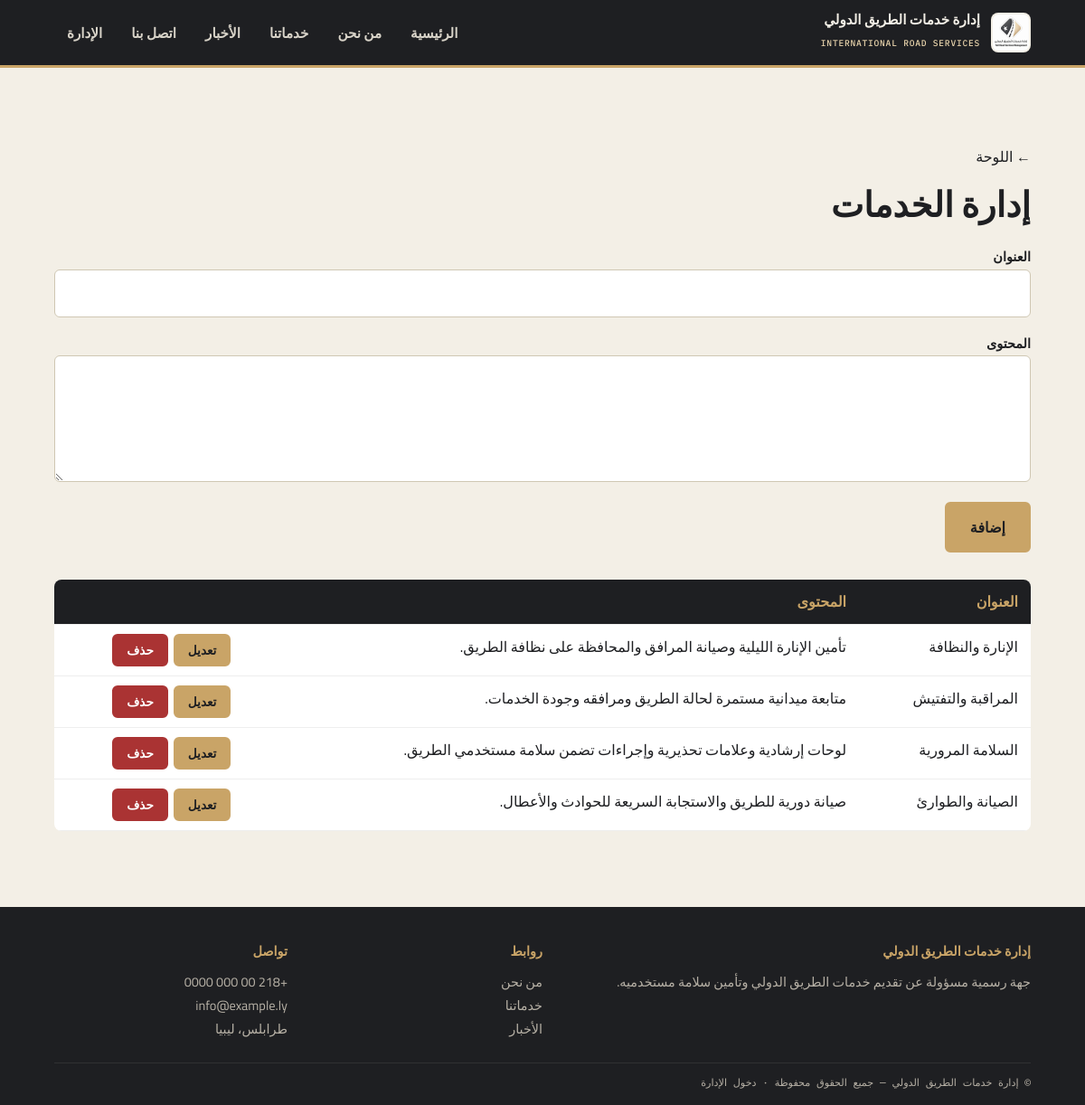
/admin/services (signed in), run on the app's committed database.
### tables this page shows
CREATE TABLE services(id integer primary key, title text, body text);

### app.py (the view, shortened to what this page needs)
@app.route("/admin/<kind>", methods=["GET", "POST"])
@login_required
def items(kind):
    if kind not in KINDS:
        abort(404)
    rows = db().execute(f"select * from {kind} order by id desc").fetchall()
    edit = db().execute(f"select * from {kind} where id=?", (request.args["edit"],)).fetchone() if request.args.get("edit") else None
    return render_template("admin_items.html", kind=kind, label=KINDS[kind], rows=rows, edit=edit)

### app.py (called while the page is built)
def db():
    if "db" not in g:
        g.db = sqlite3.connect(DB)
        g.db.row_factory = sqlite3.Row
    return g.db

@app.before_request
def csrf():
    session.setdefault("csrf", secrets.token_hex(16))
    if request.method == "POST" and request.form.get("csrf") != session["csrf"]:
        abort(400)

@app.context_processor
def inject():
    return {"site": SITE, "csrf": session.get("csrf")}

def login_required(f):
    @wraps(f)
    def w(*a, **k):
        if not session.get("admin"):
            return redirect(url_for("login"))
        return f(*a, **k)
    return w

### templates/admin_items.html (shortened to what this page needs)
{% extends "base.html" %}{% block title %}إدارة {{ label }}{% endblock %}
{% block content %}<section class="s"><div class="wrap">
<a href="{{ url_for('dashboard') }}">← اللوحة</a><h2>إدارة {{ label }}</h2>
<form class="f" method="post" style="margin-bottom:30px"><input type="hidden" name="csrf" value="{{ csrf }}">
<div><label>العنوان</label><input name="title" required value="{{ edit.title if edit }}"></div>
<div><label>المحتوى</label><textarea name="body" rows="4" required>{{ edit.body if edit }}</textarea></div>
<div><button class="btn">{{ 'تحديث' if edit else 'إضافة' }}</button></div></form>
<div class="scroll"><table><tr><th>العنوان</th><th>المحتوى</th><th></th></tr>
{% for r in rows %}<tr><td>{{ r.title }}</td><td>{{ r.body[:90] }}</td><td><div class="acts">
<a class="btn sm" href="{{ url_for('items',kind=kind,edit=r.id) }}">تعديل</a>
<form method="post" action="{{ url_for('delete',kind=kind,i=r.id) }}" onsubmit="return confirm('تأكيد الحذف؟')"><input type="hidden" name="csrf" value="{{ csrf }}"><button class="btn sm red">حذف</button></form></div></td></tr>{% endfor %}</table></div>
</div></section>{% endblock %}

### static/css/style.css (style rules this page uses)
:root { --ink:#1E1F22;--ink2:#2B2C30;--gold:#C9A467;--gold2:#A9793C;--gl:#E9D4AC;--paper:#F3EFE6;--w:1160px }
* { box-sizing:border-box }
html { scroll-behavior:smooth }
body { margin:0;font-family:Cairo,"Segoe UI",sans-serif;background:var(--paper);color:var(--ink);line-height:1.8 }
a { color:inherit;text-decoration:none }
.wrap { max-width:var(--w);margin:auto;padding:0 clamp(16px,4vw,40px) }
.btn { display:inline-block;padding:11px 26px;border-radius:6px;font:700 1rem Cairo,sans-serif;border:2px solid var(--gold);background:var(--gold);color:var(--ink);cursor:pointer;transition:.2s }
.btn.sm { padding:3px 14px;font-size:.85rem }
.btn.red { background:#a33;border-color:#a33;color:#fff }
section.s { padding:clamp(44px,7vw,88px) 0 }
h2 { font-size:clamp(1.6rem,3.5vw,2.4rem);margin:4px 0 8px;font-weight:900 }
form.f { display:grid;gap:14px }
label { font-weight:600;font-size:.9rem }
input,textarea,select { width:100%;padding:11px 14px;border:1px solid #cfc7b3;border-radius:6px;font:inherit;background:#fff;color:var(--ink) }
table { width:100%;border-collapse:collapse;background:#fff;border-radius:8px;overflow:hidden }
th,td { padding:10px 14px;text-align:start;border-bottom:1px solid #eee;vertical-align:top }
th { background:var(--ink);color:var(--gold) }
.scroll { overflow-x:auto }
.acts { display:flex;gap:6px;flex-wrap:wrap }
.acts form { margin:0 }

### data on the page
services: title "الإنارة والنظافة", body "تأمين الإنارة الليلية وصيانة المرافق والمحافظة على نظافة الطريق."
services: title "المراقبة والتفتيش", body "متابعة ميدانية مستمرة لحالة الطريق ومرافقه وجودة الخدمات."
services: title "السلامة المرورية", body "لوحات إرشادية وعلامات تحذيرية وإجراءات تضمن سلامة مستخدمي الطريق."
services: title "الصيانة والطوارئ", body "صيانة دورية للطريق والاستجابة السريعة للحوادث والأعطال."

### other printed values
{{ site.name }} "إدارة خدمات الطريق الدولي"
{{ site.en }} "INTERNATIONAL ROAD SERVICES"
{{ l }} "الرئيسية" "من نحن" "خدماتنا" "الأخبار" "اتصل بنا"
{{ label }} "الخدمات"
{{ 'تحديث' if edit else 'إضافة' }} "إضافة"
{{ site.phone }} "+218 00 000 0000"
{{ site.email }} "info@example.ly"
{{ site.address }} "طرابلس، ليبيا"
